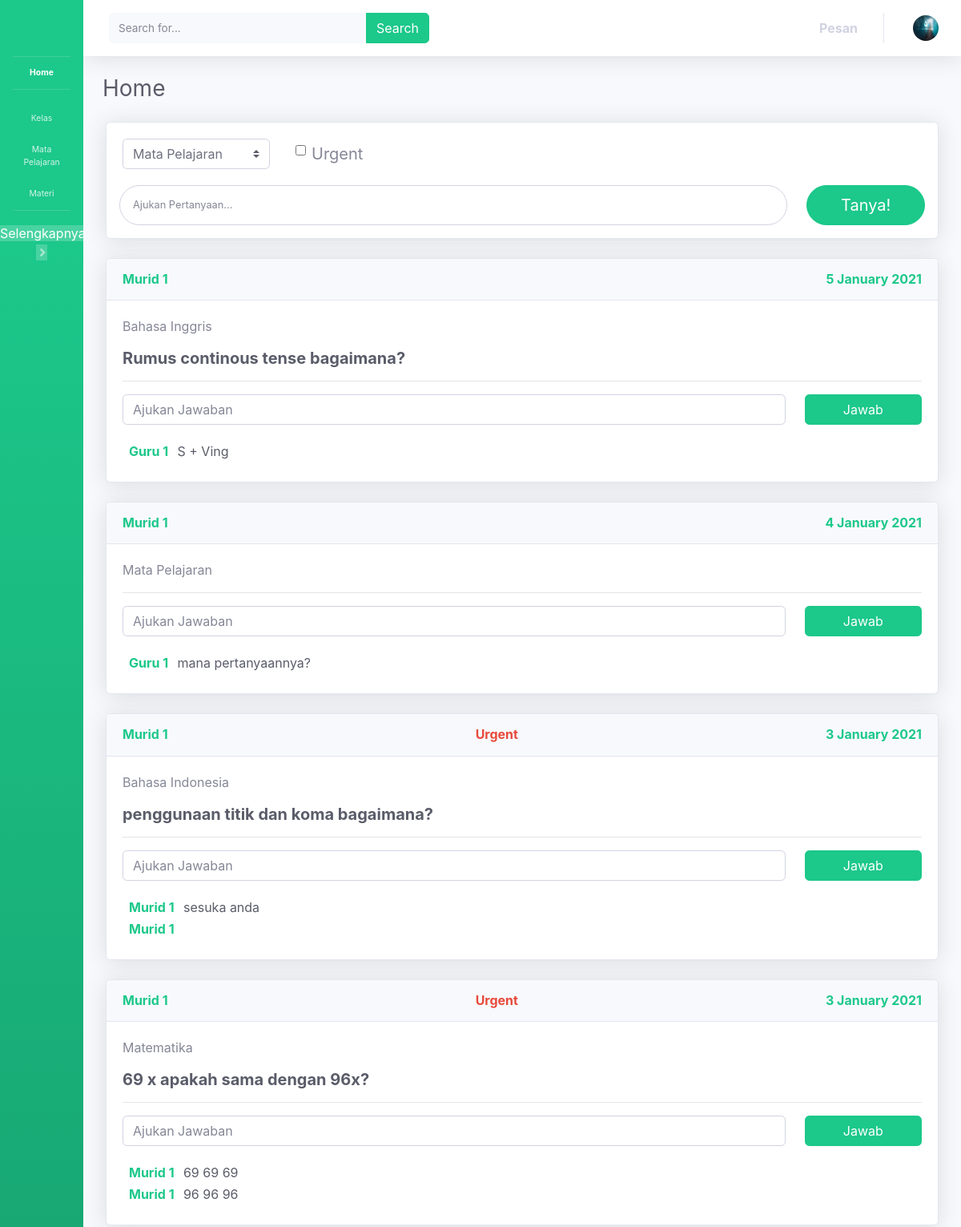
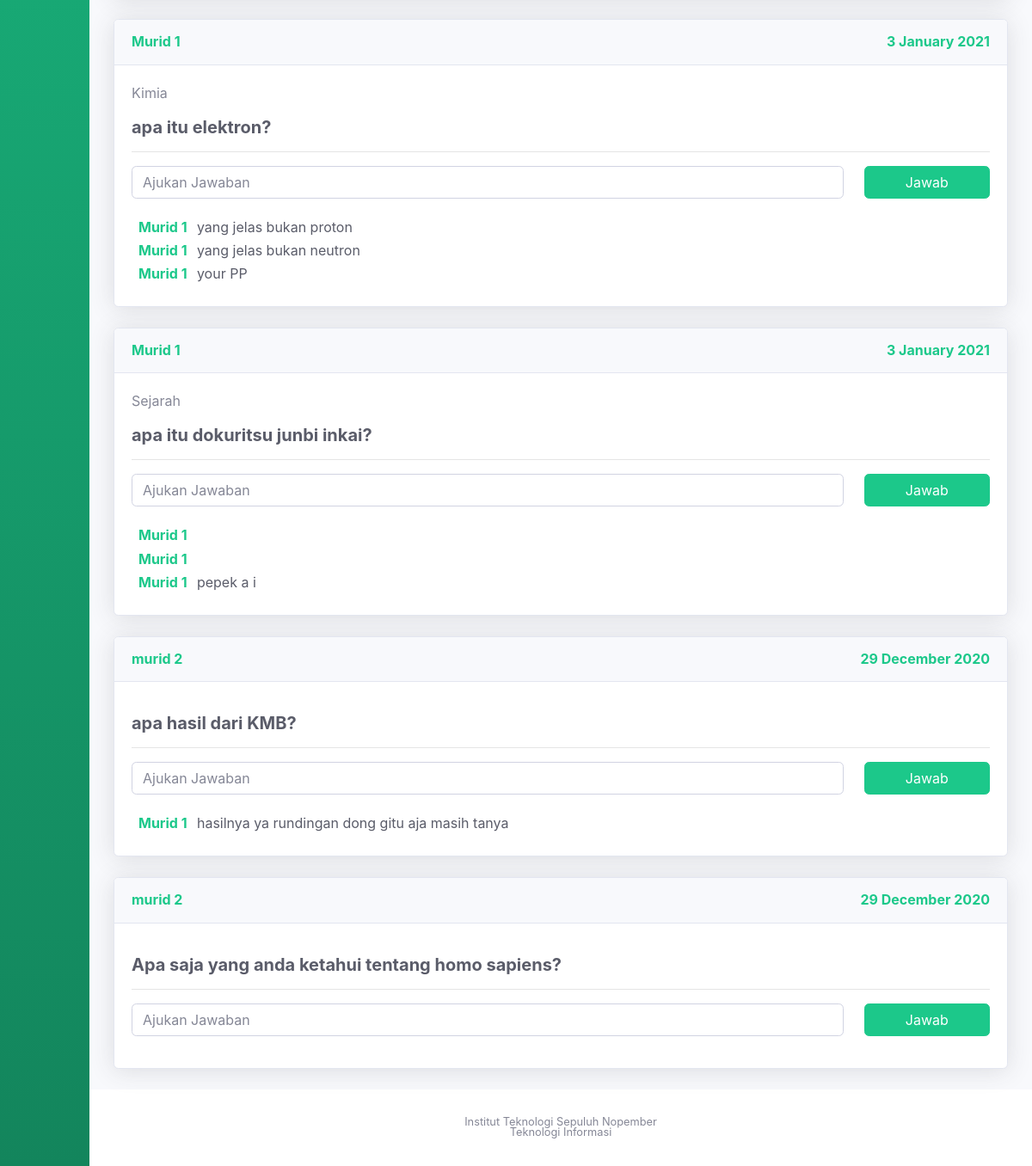
Screenshot of /home_murid.php with the database file from the repository (2 pictures, top to bottom).
### tables this page shows
CREATE TABLE IF NOT EXISTS `daftar_pertanyaan` (
  `id_pertanyaan` int(11) NOT NULL AUTO_INCREMENT,
  `mata_pelajaran` varchar(50) NOT NULL,
  `pertanyaan` varchar(10000) NOT NULL,
  `urgent` varchar(20) DEFAULT NULL,
  `penanya` varchar(50) NOT NULL,
  `tgl_post` timestamp NOT NULL DEFAULT current_timestamp() ON UPDATE current_timestamp(),
  PRIMARY KEY (`id_pertanyaan`)
);

CREATE TABLE IF NOT EXISTS `daftar_jawaban` (
  `id_jawaban` int(11) NOT NULL AUTO_INCREMENT,
  `penjawab` varchar(50) NOT NULL,
  `jawaban` varchar(255) NOT NULL,
  `tgl_post` timestamp NOT NULL DEFAULT current_timestamp() ON UPDATE current_timestamp(),
  `id_pertanyaan` int(11) NOT NULL,
  PRIMARY KEY (`id_jawaban`)
);

### home_murid.php (the view, shortened to what this page needs)
<?php
  include 'conn.php';
  $pitakonan = "SELECT * FROM daftar_pertanyaan ORDER BY tgl_post DESC";
  $wangsulan = "SELECT * FROM daftar_jawaban";
  $rows = mysqli_query($conn, $pitakonan);
  $baris = mysqli_query($conn, $wangsulan);
  $j = 0;
?>
<!DOCTYPE html>
<html lang="en"><head>
  <link href="bootstrap_files/all.css" rel="stylesheet" type="text/css">
  <link href="bootstrap_files/css.css" rel="stylesheet">
  <link href="bootstrap_files/sb-admin-2.css" rel="stylesheet">
</head>
<body id="page-top" data-new-gr-c-s-check-loaded="8.867.0" class="sidebar-toggled">
  <div id="wrapper">
    <ul class="navbar-nav bg-gradient-success sidebar sidebar-dark accordion toggled" id="accordionSidebar">
      <a class="sidebar-brand d-flex align-items-center justify-content-center" href="#">
      </a>
      <hr class="sidebar-divider my-0">
      <li class="nav-item active">
        <a class="nav-link" href="home_murid.php">
          <span>Home</span></a>
      </li>
      <hr class="sidebar-divider">
      <li class="nav-item">
        <a class="nav-link collapsed" href="masukkelas_murid.php">
          <span>Kelas</span>
        </a>
      </li>
      <li class="nav-item">
        <a class="nav-link collapsed" href="mapel_murid.php">
          <span>Mata Pelajaran</span>
        </a>
      </li>
      <li class="nav-item">
        <a class="nav-link collapsed" href="materi_murid.php">
          <span>Materi</span>
        </a>
      </li>
      <hr class="sidebar-divider">
      <div class="text-center d-none d-md-inline">
        <a class="mx-my-1 px-py-1 no-arrow" style="color:white;" id="sidebarToggle"> Selengkapnya </a>
      </div>
    </ul>
    <div id="content-wrapper" class="d-flex flex-column">
      <div id="content">
        <nav class="navbar navbar-expand navbar-light bg-white topbar mb-4 static-top shadow">
          <form class="d-none d-sm-inline-block form-inline mr-auto ml-md-3 my-2 my-md-0 mw-100 navbar-search">
            <div class="input-group">
              <input type="text" class="form-control bg-light border-0 small" placeholder="Search for..." aria-label="Search" aria-describedby="basic-addon2">
              <div class="input-group-append">
                <button class="btn btn-success" type="button">
                    <a>Search</a>
                </button>
              </div>
            </div>
          </form>
          <ul class="navbar-nav ml-auto">
            <li class="nav-item dropdown no-arrow mx-1">
              <a class="nav-link dropdown-toggle" href="#" id="messagesDropdown" role="button" data-toggle="dropdown" aria-haspopup="true" aria-expanded="false">
                <strong>Pesan</strong>
              </a>
            </li>
            <li class="nav-item dropdown no-arrow">
              <a class="nav-link dropdown-toggle" href="#" id="userDropdown" role="button" data-toggle="dropdown" aria-haspopup="true" aria-expanded="false">
                <img class="img-profile rounded-circle" src="bootstrap_files/60x60.jpg">
              </a>
            </li>
          </ul>
        </nav>
        <div class="container-fluid">
          <div class="d-sm-flex align-items-center justify-content-between mb-4">
            <h1 class="h3 mb-0 text-gray-800">Home</h1>
          </div>
          <div class="card shadow mb-4 mx-1">
                <form class="user m-2 p-2" action="home_murid.php" method="post">
                    <div class="form-group row" style="margin-bottom: 0px;">
                      <div class="form-group mx-3">
                        <select class="custom-select my-1 mr-sm-2" id="mapel" name="mapel" required>
                          <option selected>Mata Pelajaran</option>
                        </select>
                      </div>
                      <div class="form-check mx-3 py-2">
                        <input class="form-check-input" type="checkbox" id="urgent" name="urgent" value="">
                        <label class="form-check-label" for="urgent" style="font-size:20px;">    Urgent</label>
                      </div>
                    </div>
                    <div class="form-group row" style="margin-bottom: 0px;">
                      <div class="col-lg-10 col-sm-8 mb-3 mb-sm-0">
                        <input type="text" class="form-control form-control-user" id="pertanyaan" name="pertanyaan" placeholder="Ajukan Pertanyaan..." required>
                      </div>
                      <div class="col-lg-2 col-sm-4">
                        <button type="submit" name="submit" class="btn btn-success btn-user btn-block">
                          <h5 style="margin-bottom: 0px;">Tanya!</h5>
                        </button>
                      </div>
                    </div>
                </form>
          </div>
          <?php foreach($rows as $row) :?>
              <div class="card shadow mb-4 mx-1" id="header<?= $j ?>">
                <div class="card-header py-3 d-flex flex-row align-items-center justify-content-between">
                  <h6 class="m-0 font-weight-bold text-success"> <?=  $row['penanya'] ?> </h6>
                  <?php if($row['urgent']=="Urgent") :?>
                    <h6 class="m-0 font-weight-bold text-danger" style="text-align:left;"> Urgent </h6>
                  <?php endif; ?>
                  <h6 class="m-0 font-weight-bold text-success">
                    <?php
                      $tanggal = date('j F Y', strtotime($row['tgl_post']));
                      echo $tanggal;
                    ?>
                  </h6>
                </div>
                <div class="card-body">
                  <a class="mb-3"> <?=  $row['mata_pelajaran'] ?> </a>
                  <p class="h5 mt-3 font-weight-bold text-gray-800"> <?=  $row['pertanyaan'] ?> </p>
                  <hr class="divider">
                  <form class="form-group row" style="margin-bottom: 0px;" action="<?php echo 'home_murid.php?idPertanyaan='.$row['id_pertanyaan'];?>#header<?= $j ?>" method="post">
                      <div class="col-sm-8 col-md-10 mb-3"  style="margin-bottom:0px;">
                        <input type="text" class="form-control form-control-user" id="jawaban<?= $j ?>" name="jawaban" placeholder="Ajukan Jawaban" required>
                      </div>
                      <div class="col-sm-4 col-md-2">
                        <button type="submit" name="jawab" class="btn btn-success btn-user btn-block" id="button<?= $j ?>">
                           Jawab
                        </button>
                      </div>
                  </form>
                  <div class="form-group row" id="output<?= $j ?>" style="margin-bottom: 0px;">
                    <div class="card-body" style="padding-top: 0px;padding-bottom: 0px;">
                      <?php foreach($baris as $bari) :?>
                       <?php if($bari["id_pertanyaan"]==$row["id_pertanyaan"]) : ?>
                        <h6 class="mt-2 font-weight-bold text-success">
                          <?=  $bari['penjawab'] ?> &nbsp;
                          <a class="h6 mb-0 text-gray-800"> <?= $bari["jawaban"]; ?></a>
                        </h6>
                       <?php endif; ?>
                      <?php endforeach;?>
                    </div>
                  </div>
                </div>
              </div>
          <?php $j++; endforeach;?>
        </div>
      </div>
      <footer class="sticky-footer bg-white">
        <div class="container my-auto">
          <div class="copyright text-center my-auto">
            <span>Institut Teknologi Sepuluh Nopember</span><br>
            <span>Teknologi Informasi</span>
          </div>
        </div>
      </footer>
    </div>
  </div>
</body></html>

### rows the page displays
daftar_pertanyaan: penanya "Murid 1", tgl_post "5 January 2021", mata_pelajaran "Bahasa Inggris", pertanyaan "Rumus continous tense bagaimana?"
daftar_jawaban: penjawab "Guru 1", jawaban "S + Ving"
daftar_pertanyaan: penanya "Murid 1", tgl_post "4 January 2021", mata_pelajaran "Mata Pelajaran"
daftar_jawaban: penjawab "Guru 1", jawaban "mana pertanyaannya?"
daftar_pertanyaan: penanya "Murid 1", urgent "Urgent", tgl_post "3 January 2021", mata_pelajaran "Bahasa Indonesia", pertanyaan "penggunaan titik dan koma bagaimana?"
daftar_jawaban: penjawab "Murid 1", jawaban "sesuka anda"
daftar_jawaban: penjawab "Murid 1"
daftar_pertanyaan: penanya "Murid 1", urgent "Urgent", tgl_post "3 January 2021", mata_pelajaran "Matematika", pertanyaan "69 x apakah sama dengan 96x?"
daftar_jawaban: penjawab "Murid 1", jawaban "69 69 69"
daftar_jawaban: penjawab "Murid 1", jawaban "96 96 96"
daftar_pertanyaan: penanya "Murid 1", tgl_post "3 January 2021", mata_pelajaran "Kimia", pertanyaan "apa itu elektron?"
daftar_jawaban: penjawab "Murid 1", jawaban "yang jelas bukan proton"
daftar_jawaban: penjawab "Murid 1", jawaban "yang jelas bukan neutron"
daftar_jawaban: penjawab "Murid 1", jawaban "your PP"
daftar_pertanyaan: penanya "Murid 1", tgl_post "3 January 2021", mata_pelajaran "Sejarah", pertanyaan "apa itu dokuritsu junbi inkai?"
daftar_jawaban: penjawab "Murid 1"
daftar_jawaban: penjawab "Murid 1"
daftar_jawaban: penjawab "Murid 1", jawaban "pepek a i"
daftar_pertanyaan: penanya "murid 2", tgl_post "29 December 2020", pertanyaan "apa hasil dari KMB?"
daftar_jawaban: penjawab "Murid 1", jawaban "hasilnya ya rundingan dong gitu aja masih tanya"
daftar_pertanyaan: penanya "murid 2", tgl_post "29 December 2020", pertanyaan "Apa saja yang anda ketahui tentang homo sapiens?"
